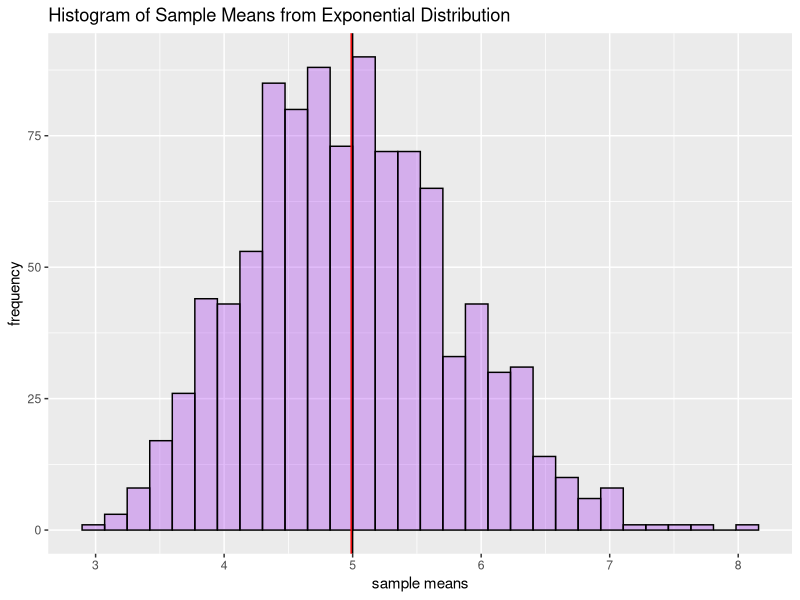
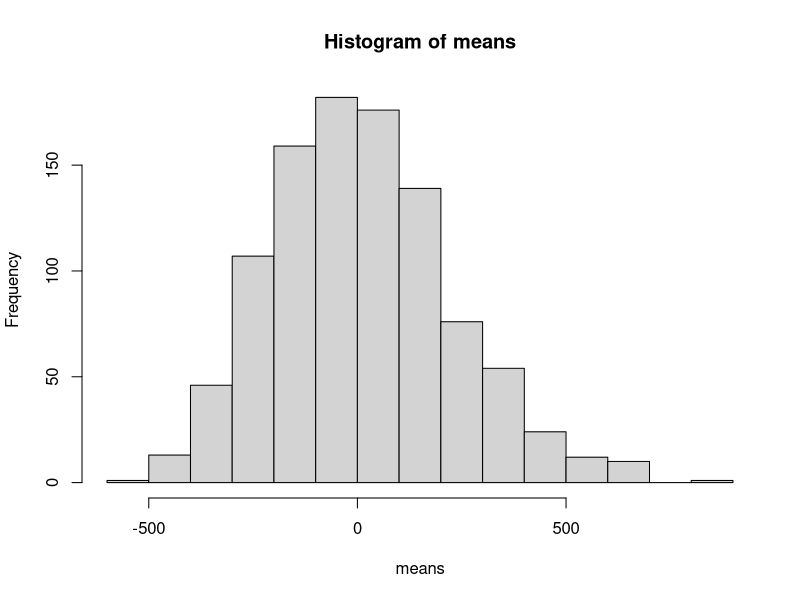

Reproduce these figures in R, in order.
## ---- chunk 1
# set our runtime environment and global defaults.
require(knitr, quietly = TRUE)
require(utils, quietly = TRUE)
require(ggplot2, quietly = TRUE)
require(scales, quietly = TRUE)
knitr::opts_chunk$set(echo = FALSE, cache = TRUE, cache.path = "cache/", fig.width = 6, fig.height = 4.5, fig.path = "figure/", fig.pos="H")
set.seed(040)
lambda <- 0.2
observ <- 40
samples <- 1000
# simulated data 1000 sample rows by 40 observation columns
simdata <- matrix(sapply(1:samples, function(x) rexp(observ, lambda)), samples, observ)
# means and variances of each sample
simmeans <- apply(simdata, 1, function (x) mean(x[]))
simvars <- apply(simdata, 1, function (x) var(x[]))
# put into data frame for easy reference
simdf <- data.frame(means = simmeans, vars = simvars)
## ---- chunk 2
simmean <- mean(simdf$means)
actmean <- 1/lambda

ggplot(simdf, aes(x=means)) +
    geom_histogram(colour = "black", fill = "purple", alpha = 0.3) +
    geom_vline(xintercept = simmean, colour = "red") +
    geom_vline(xintercept = actmean, colour = "black") +
    labs(x = "sample means", y = "frequency") +
    ggtitle("Histogram of Sample Means from Exponential Distribution")
## ---- chunk 3
# simvars <- apply(simdata, 1, function (x) var(x[]))
mean(simdf$vars)
1/lambda^2
## ---- chunk 4
set.seed(040)
# compare the distribution of 1000 random uniforms
# and distribution of 1000 averages of 40 random uniforms
means = NULL
mu = 1/lambda
se = sqrt(1/lambda^2)/samples
means <- sapply(1:samples, function(x) (mean(sample(rexp(observ, lambda), replace = TRUE)) - mu)/se)
hist(means)
# plot(rnorm(100, 0, 1), type = "l", lwd = 2)
